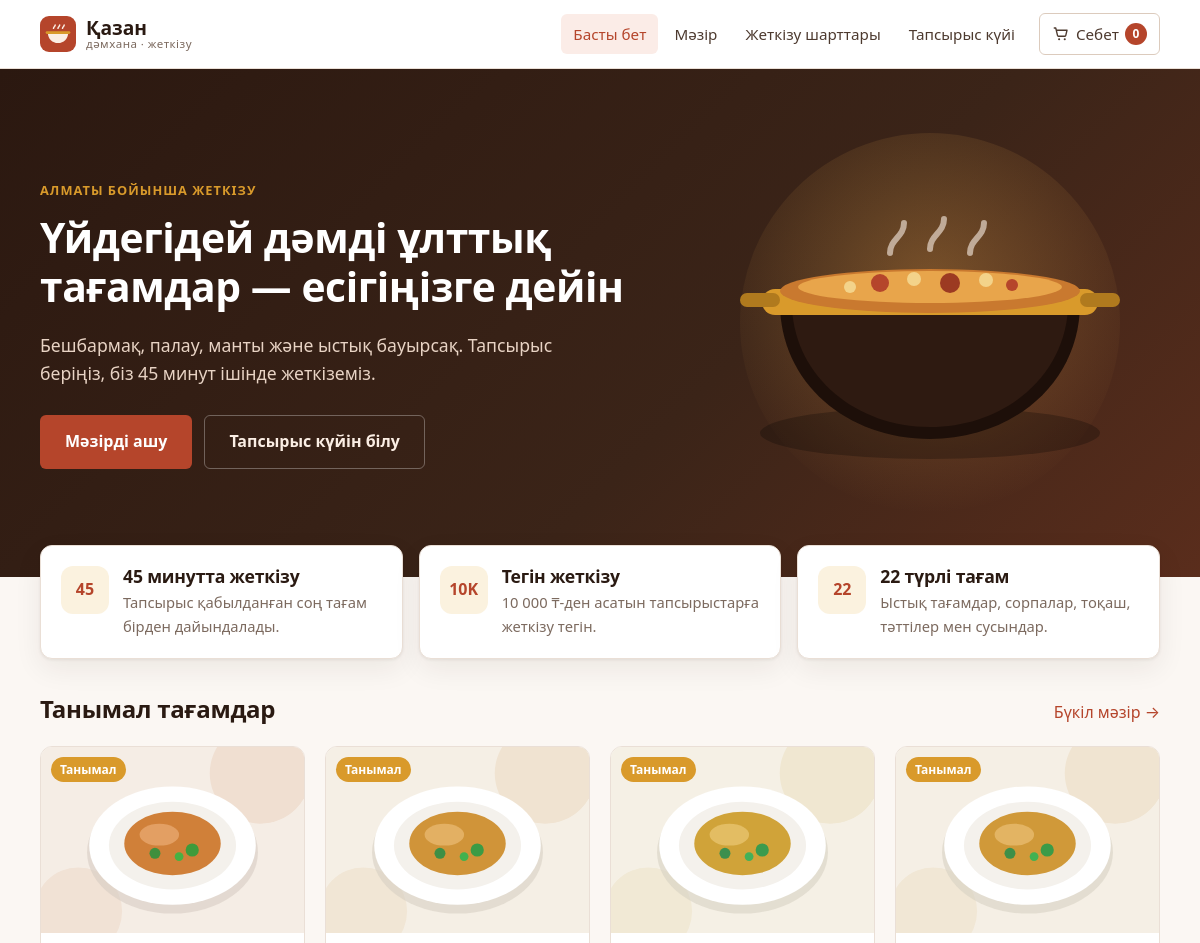
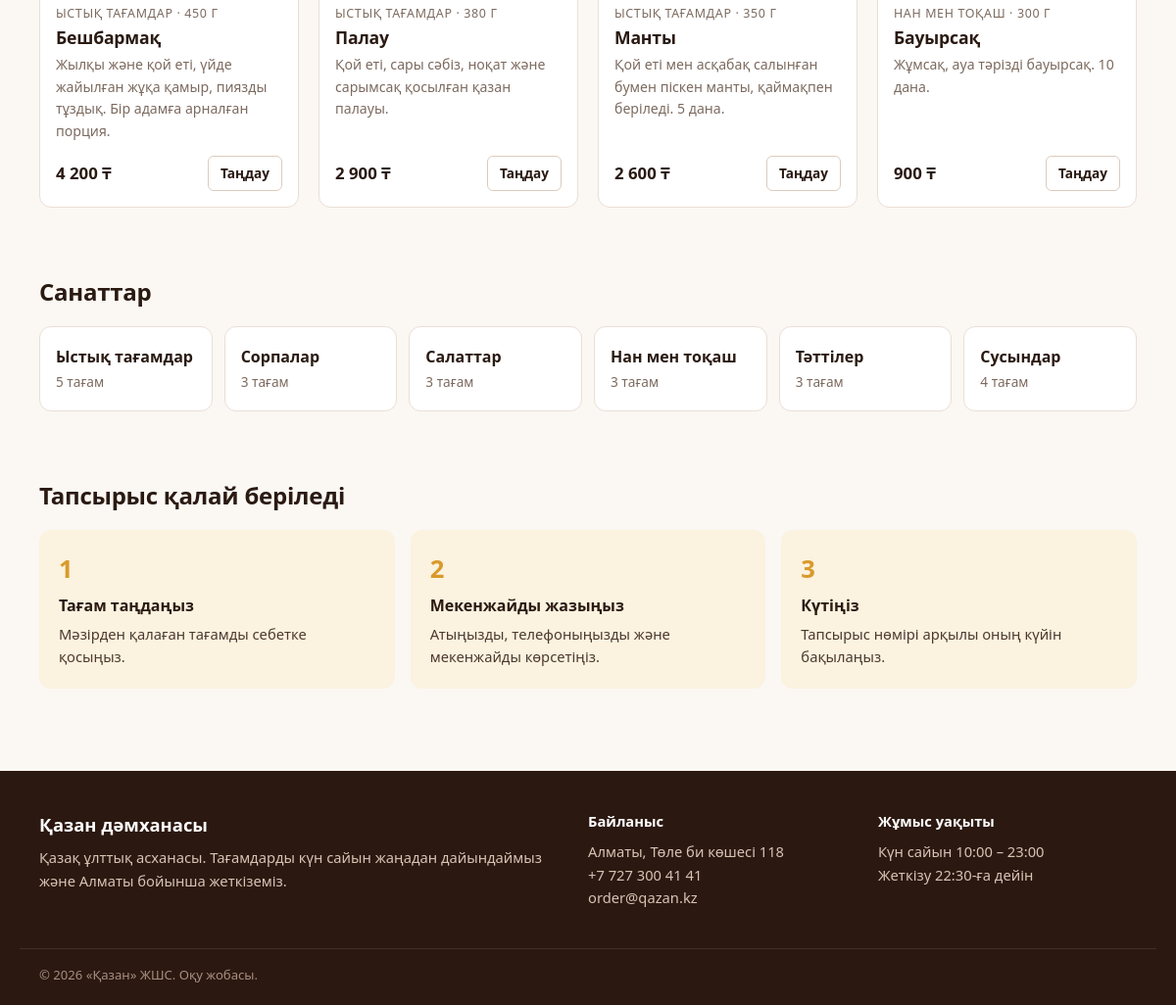
The page / on the database its author committed (2 pictures, top to bottom).
### tables this page shows
CREATE TABLE dishes (
    id INTEGER PRIMARY KEY AUTOINCREMENT,
    category_id INTEGER NOT NULL REFERENCES categories (id),
    name TEXT NOT NULL,
    description TEXT NOT NULL,
    weight TEXT NOT NULL,
    price INTEGER NOT NULL CHECK (price > 0),
    hue INTEGER NOT NULL DEFAULT 30,
    is_popular INTEGER NOT NULL DEFAULT 0,
    is_available INTEGER NOT NULL DEFAULT 1
);

CREATE TABLE categories (
    id INTEGER PRIMARY KEY AUTOINCREMENT,
    slug TEXT NOT NULL UNIQUE,
    name TEXT NOT NULL,
    position INTEGER NOT NULL DEFAULT 0
);

### qazan/views.py (the view)
@bp.route("/")
def index():
    return render_template("index.html", popular=popular_dishes(), categories=list_categories())

### qazan/cart.py (called while the page is built)
def count():
    return sum(session.get("cart", {}).values())

def init_app(app):
    @app.context_processor
    def inject_cart():
        return {"cart_count": count()}

### qazan/catalog.py (called while the page is built)
def list_categories():
    return get_db().execute(
        "SELECT c.id, c.slug, c.name, COUNT(d.id) AS dish_count"
        " FROM categories c LEFT JOIN dishes d ON d.category_id = c.id AND d.is_available = 1"
        " GROUP BY c.id ORDER BY c.position"
    ).fetchall()

def popular_dishes(limit=4):
    return get_db().execute(
        f"SELECT {DISH_COLUMNS} FROM dishes d JOIN categories c ON c.id = d.category_id"
        " WHERE d.is_popular = 1 AND d.is_available = 1 ORDER BY d.id LIMIT ?",
        (limit,),
    ).fetchall()

### qazan/db.py (called while the page is built)
def get_db():
    if "db" not in g:
        g.db = sqlite3.connect(current_app.config["DATABASE"])
        g.db.row_factory = sqlite3.Row
        g.db.execute("PRAGMA foreign_keys = ON")
    return g.db

### qazan/filters.py (called while the page is built)
def tenge(value):
    return f"{int(value):,}".replace(",", " ") + " ₸"

### qazan/templates/index.html (shortened to what this page needs)
{% extends "base.html" %}
{% from "partials/macros.html" import dish_card %}
{% block content %}
<section class="hero">
  <div class="container hero-inner">
    <div class="hero-text">
      <span class="eyebrow">Алматы бойынша жеткізу</span>
      <h1>Үйдегідей дәмді ұлттық тағамдар — есігіңізге дейін</h1>
      <p>Бешбармақ, палау, манты және ыстық бауырсақ. Тапсырыс беріңіз, біз 45 минут ішінде жеткіземіз.</p>
      <div class="hero-actions">
        <a class="btn btn-primary btn-lg" href="{{ url_for('catalog.index') }}">Мәзірді ашу</a>
        <a class="btn btn-ghost btn-lg" href="{{ url_for('orders.track') }}">Тапсырыс күйін білу</a>
      </div>
    </div>
    <div class="hero-visual">
      <img src="{{ url_for('static', filename='img/hero.svg') }}" alt="" width="460" height="380">
    </div>
  </div>
</section>
<section class="container features">
  <div class="feature">
    <div class="feature-icon">45</div>
    <div>
      <h3>45 минутта жеткізу</h3>
      <p>Тапсырыс қабылданған соң тағам бірден дайындалады.</p>
    </div>
  </div>
  <div class="feature">
    <div class="feature-icon">10K</div>
    <div>
      <h3>Тегін жеткізу</h3>
      <p>10 000 ₸-ден асатын тапсырыстарға жеткізу тегін.</p>
    </div>
  </div>
  <div class="feature">
    <div class="feature-icon">22</div>
    <div>
      <h3>22 түрлі тағам</h3>
      <p>Ыстық тағамдар, сорпалар, тоқаш, тәттілер мен сусындар.</p>
    </div>
  </div>
</section>
<section class="container section">
  <div class="section-head">
    <h2>Танымал тағамдар</h2>
    <a href="{{ url_for('catalog.index') }}">Бүкіл мәзір →</a>
  </div>
  <div class="dish-grid">
    {% for dish in popular %}
      {{ dish_card(dish) }}
    {% endfor %}
  </div>
</section>
<section class="container section">
  <div class="section-head"><h2>Санаттар</h2></div>
  <div class="category-tiles">
    {% for category in categories %}
    <a class="category-tile" href="{{ url_for('catalog.index', category=category.slug) }}">
      <strong>{{ category.name }}</strong>
      <span>{{ category.dish_count }} тағам</span>
    </a>
    {% endfor %}
  </div>
</section>
<section class="container section steps">
  <h2>Тапсырыс қалай беріледі</h2>
  <ol class="steps-list">
    <li><strong>Тағам таңдаңыз</strong><span>Мәзірден қалаған тағамды себетке қосыңыз.</span></li>
    <li><strong>Мекенжайды жазыңыз</strong><span>Атыңызды, телефоныңызды және мекенжайды көрсетіңіз.</span></li>
    <li><strong>Күтіңіз</strong><span>Тапсырыс нөмірі арқылы оның күйін бақылаңыз.</span></li>
  </ol>
</section>
{% endblock %}

### qazan/templates/base.html (shortened to what this page needs)
<!DOCTYPE html>
<html lang="kk">
<head>
  <link rel="stylesheet" href="{{ url_for('static', filename='css/style.css') }}">
</head>
<body>
  {% include "partials/header.html" %}
  <main>
    {% block content %}{% endblock %}
  </main>
  {% include "partials/footer.html" %}
</body>
</html>

### qazan/templates/partials/macros.html
{% macro dish_art(hue, class_name="dish-art") -%}
<svg class="{{ class_name }}" viewBox="0 0 240 170" role="img" aria-hidden="true" preserveAspectRatio="xMidYMid slice">
  <rect width="240" height="170" fill="hsl({{ hue }}, 45%, 93%)"/>
  <circle cx="200" cy="24" r="46" fill="hsl({{ hue }}, 50%, 88%)"/>
  <circle cx="34" cy="150" r="40" fill="hsl({{ hue }}, 50%, 89%)"/>
  <ellipse cx="120" cy="96" rx="78" ry="56" fill="hsl({{ hue }}, 20%, 80%)" opacity="0.55"/>
  <ellipse cx="120" cy="90" rx="76" ry="54" fill="#ffffff"/>
  <ellipse cx="120" cy="90" rx="58" ry="40" fill="#f4f1ec"/>
  <ellipse cx="120" cy="88" rx="44" ry="29" fill="hsl({{ hue }}, 62%, 52%)"/>
  <ellipse cx="108" cy="80" rx="18" ry="10" fill="hsl({{ hue }}, 70%, 64%)"/>
  <circle cx="138" cy="94" r="6" fill="hsl({{ (hue + 90) % 360 }}, 45%, 42%)"/>
  <circle cx="126" cy="100" r="4" fill="hsl({{ (hue + 90) % 360 }}, 45%, 48%)"/>
  <circle cx="104" cy="97" r="5" fill="hsl({{ (hue + 90) % 360 }}, 40%, 40%)"/>
</svg>
{%- endmacro %}
{% macro dish_card(dish) -%}
<article class="dish-card">
  <a class="dish-card-media" href="{{ url_for('catalog.detail', dish_id=dish.id) }}">
    {{ dish_art(dish.hue) }}
    {% if dish.is_popular %}<span class="tag tag-accent">Танымал</span>{% endif %}
  </a>
  <div class="dish-card-body">
    <div class="dish-card-meta">{{ dish.category_name }} · {{ dish.weight }}</div>
    <h3><a href="{{ url_for('catalog.detail', dish_id=dish.id) }}">{{ dish.name }}</a></h3>
    <p>{{ dish.description }}</p>
    <div class="dish-card-foot">
      <span class="price">{{ dish.price|tenge }}</span>
      <a class="btn btn-outline btn-sm" href="{{ url_for('catalog.detail', dish_id=dish.id) }}">Таңдау</a>
    </div>
  </div>
</article>
{%- endmacro %}

### qazan/templates/partials/header.html (shortened to what this page needs)
{% set endpoint = request.endpoint or "" %}
<header class="site-header">
  <div class="container header-inner">
    <a class="brand" href="{{ url_for('views.index') }}">
      <img src="{{ url_for('static', filename='img/logo.svg') }}" alt="" width="36" height="36">
      <span class="brand-text">
        <strong>Қазан</strong>
        <small>дәмхана · жеткізу</small>
      </span>
    </a>
    <nav class="main-nav" data-nav>
      <a href="{{ url_for('views.index') }}" class="{{ 'active' if endpoint == 'views.index' }}">Басты бет</a>
      <a href="{{ url_for('catalog.index') }}" class="{{ 'active' if endpoint.startswith('catalog.') }}">Мәзір</a>
      <a href="{{ url_for('views.delivery') }}" class="{{ 'active' if endpoint == 'views.delivery' }}">Жеткізу шарттары</a>
      <a href="{{ url_for('orders.track') }}" class="{{ 'active' if endpoint == 'orders.track' }}">Тапсырыс күйі</a>
      <a href="{{ url_for('cart.view') }}" class="nav-cart {{ 'active' if endpoint.startswith('cart.') }}">
        Себет
        <span class="cart-badge" data-cart-count>{{ cart_count }}</span>
      </a>
    </nav>
  </div>
</header>

### qazan/templates/partials/footer.html
<footer class="site-footer">
  <div class="container footer-grid">
    <div>
      <div class="footer-brand">Қазан дәмханасы</div>
      <p>Қазақ ұлттық асханасы. Тағамдарды күн сайын жаңадан дайындаймыз және Алматы бойынша жеткіземіз.</p>
    </div>
    <div>
      <div class="footer-title">Байланыс</div>
      <p>Алматы, Төле би көшесі 118<br>+7 727 300 41 41<br>order@qazan.kz</p>
    </div>
    <div>
      <div class="footer-title">Жұмыс уақыты</div>
      <p>Күн сайын 10:00 – 23:00<br>Жеткізу 22:30-ға дейін</p>
    </div>
  </div>
  <div class="container footer-bottom">© 2026 «Қазан» ЖШС. Оқу жобасы.</div>
</footer>

### rows shown on the page
dishes: is_popular "Танымал", category_name "ЫСТЫҚ ТАҒАМДАР", weight "450 Г", name "Бешбармақ", description "Жылқы және қой еті, үйде жайылған жұқа қамыр, пиязды тұздық. Бір адамға арналған порция.", price|tenge "4 200 ₸"
dishes: is_popular "Танымал", category_name "ЫСТЫҚ ТАҒАМДАР", weight "380 Г", name "Палау", description "Қой еті, сары сәбіз, ноқат және сарымсақ қосылған қазан палауы.", price|tenge "2 900 ₸"
dishes: is_popular "Танымал", category_name "ЫСТЫҚ ТАҒАМДАР", weight "350 Г", name "Манты", description "Қой еті мен асқабақ салынған бумен піскен манты, қаймақпен беріледі. 5 дана.", price|tenge "2 600 ₸"
dishes: is_popular "Танымал", category_name "НАН МЕН ТОҚАШ", weight "300 Г", name "Бауырсақ", description "Жұмсақ, ауа тәрізді бауырсақ. 10 дана.", price|tenge "900 ₸"
categories: name "Ыстық тағамдар", dish_count "5"
categories: name "Сорпалар", dish_count "3"
categories: name "Салаттар", dish_count "3"
categories: name "Нан мен тоқаш", dish_count "3"
categories: name "Тәттілер", dish_count "3"
categories: name "Сусындар", dish_count "4"

### other values the page prints
{{ cart_count }} "0"
